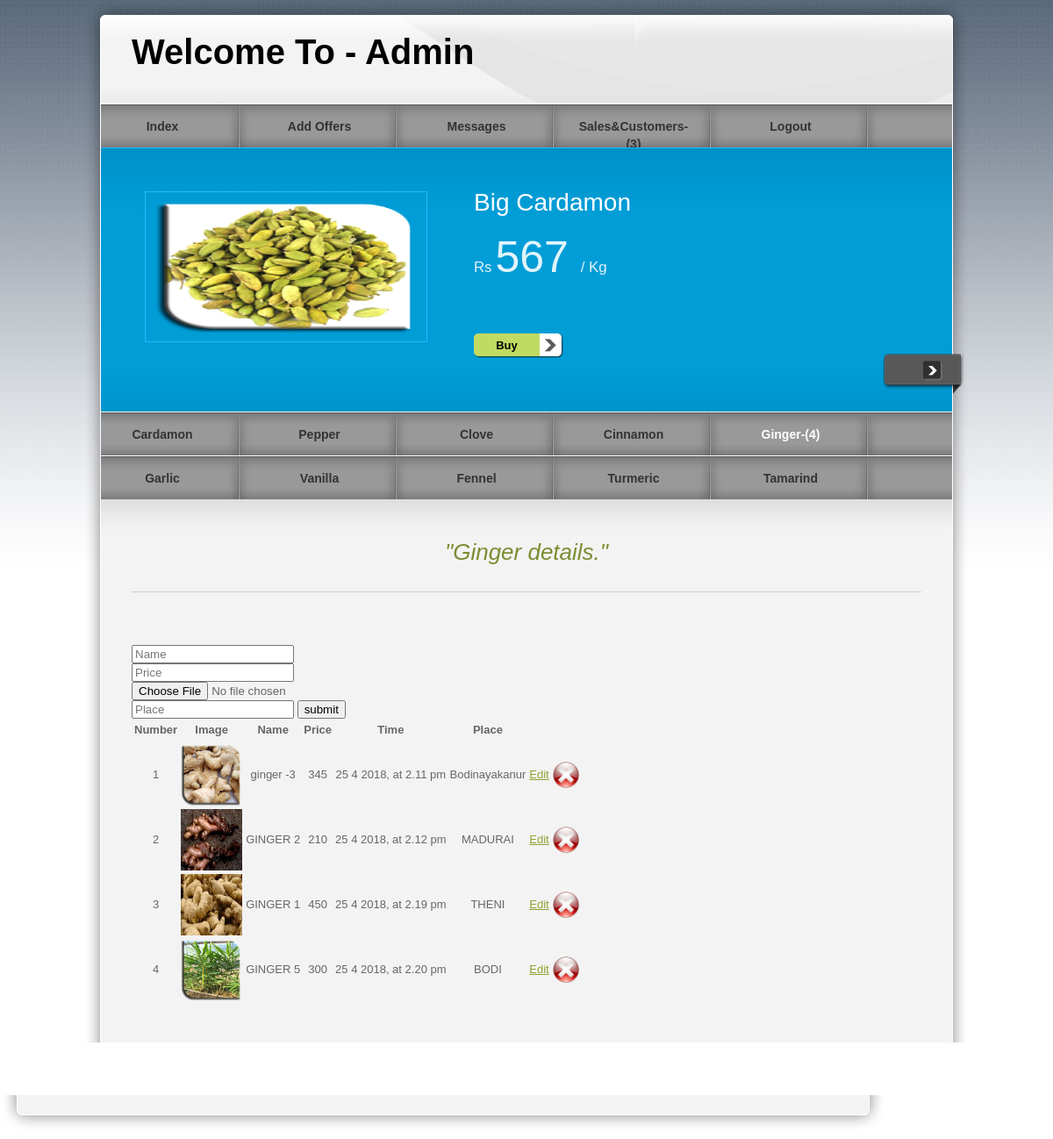
The page /pro/admin/ginger.php on the database its author committed.
### tables this page shows
CREATE TABLE IF NOT EXISTS `offer` (
  `number` int(11) NOT NULL,
  `name` varchar(50) NOT NULL,
  `image` text NOT NULL,
  `price` varchar(50) NOT NULL,
  `time` varchar(50) NOT NULL,
  `details` varchar(100) NOT NULL,
  PRIMARY KEY (`number`)
);

CREATE TABLE IF NOT EXISTS `ginger` (
  `number` int(11) NOT NULL AUTO_INCREMENT,
  `name` varchar(50) NOT NULL,
  `price` varchar(50) NOT NULL,
  `image` text NOT NULL,
  `time` varchar(50) NOT NULL,
  `place` varchar(55) NOT NULL,
  PRIMARY KEY (`number`)
);

### pro/admin/ginger.php (the view, shortened to what this page needs)
<!DOCTYPE html PUBLIC "-//W3C//DTD XHTML 1.0 Transitional//EN" "http://www.w3.org/TR/xhtml1/DTD/xhtml1-transitional.dtd">
<head>
<link href="../templatemo_style.css" rel="stylesheet" type="text/css" />
<link href="../css/jquery.ennui.contentslider.css" rel="stylesheet" type="text/css" media="screen,projection" />
</head>
<body>
<div id="templatemo_wrapper">
    <div id="templatemo_header">
        <div id="site_title">
            <h1>Welcome To - Admin</h1>
        </div>
    </div>
    <?php
$select=mysql_query("select * from pay where status=1 ");
   $view=mysql_num_rows($select);
   ?>
  	<div id="templatemo_menu">
        <ul>
            <li><a href="admin.php" >Index</a></li>
            <li><a href="offer.php">Add Offers</a></li>
            <li><a href="msg.php">Messages</a></li>
            <li><a href="customer.php">Sales&Customers-(<?php echo $view;?>)</a></li>
            <li><a href="../logout.php">Logout</a></li>
        </ul>
    </div>
    <div id="templatemo_banner">
                <div id="one" class="contentslider">
                    <div class="cs_wrapper">
                        <div class="cs_slider">
                            <div class="cs_article">
                            	<div class="slider_content_wrapper">
                            	 <?PHP
$select=mysql_query("select * from offer where number=1 ");
$row=mysql_fetch_array($select);
 ?>
                      				<div class="right">
                                        <h2><?php echo $row['name'];?> </h2><br/>
                                        <p><big>Rs</big> <span style="font-size:50px"><?php echo $row['price'];?></span> <big> / Kg</big></p><br/>
                                        <div class="button"><a href="#">Buy</a></div>
                                    </div>
                                  <div class="left">
                                  <img src="<?php echo $row['image']; ?>" alt="Image 01" />
                                    </div>
                                </div>
                            </div>
                        </div>
                    </div>
                </div>
        </div>
         <?php
$select=mysql_query("select * from ginger");
   $view=mysql_num_rows($select);
   ?>
        <div id="templatemo_menu">
        <ul>
            <li><a href="cardamon.php">Cardamon</a></li>
            <li><a href="pepper.php" >Pepper</a></li>
            <li><a href="clove.php">Clove</a></li>
            <li><a href="cinnamon.php">Cinnamon</a></li>
            <li><a href="ginger.php"class="current">Ginger-(<?php echo $view;?>)</a></li>
        </ul>
    </div>
    <div id="templatemo_menu">
        <ul>
            <li><a href="garlic.php" >Garlic</a></li>
            <li><a href="vanilla.php">Vanilla</a></li>
            <li><a href="fennel.php">Fennel</a></li>
            <li><a href="turmeric.php">Turmeric</a></li>
            <li><a href="tamarind.html">Tamarind</a></li>
        </ul>
    </div>
     <div id="templatemo_main"><span class="main_top"></span>
          <p class="welcome_text">&quot;Ginger details.&quot;</p>
<div class="form-group">
    <form id="form1" name="form1" method="post" action="" enctype="multipart/form-data" onSubmit="return(validate());">
     <div class="col-sm-2">
     <input type="text" name="name" id="name" class="form-control" placeholder="Name" required />
     <input type="text" name="price" id="price" class="form-control" placeholder="Price" required />
      <input type="file" name="image" id="image" tabindex="3" class="form-control" placeholder="Upload Photo" required/>
     <input type="text" name="place" id="place" class="form-control" placeholder="Place" required />
		 <input type="submit" name="button" value="submit" id="button" / onClick="time_get()"> </div>
		</form>
     </div>
   <table class="table">
   <thead>
      <tr>
         <th>Number</th>
         <th>Image</th>
         <th>Name</th>
                  <th>Price</th>
         <th>Time</th>
         <th>Place</th>
      </tr>
   </thead>
   <tbody>
      <tr class="danger">
 <?PHP
$select=mysql_query("select * from ginger ");
$view=mysql_num_rows($select);
 for($i=0;$i<$view;$i++)
 {
 ?><div class="table-responsive">
 <tr>
     <td align="center"><?php echo mysql_result($select,$i,"number");?></td>
        <td align="center">
        <img src="<?php echo mysql_result($select,$i,"image");?>" width="70" height="70" /></td>
    <td align="center"><?php echo mysql_result($select,$i,"name");?></td>
    <td align="center"><?php echo mysql_result($select,$i,"price");?></td>
    <td align="center"><?php echo mysql_result($select,$i,"time");?></td>
    <td align="center"><?php echo mysql_result($select,$i,"place");?></td>
        <td align="center"><a href="gingerupdate.php?edit=<?php echo mysql_result($select,$i,"number");?>">Edit</a>
    <td align="right"><a href="<?php $_SERVER['DOCUMENT_ROOT'];?>?del=<?php echo mysql_result($select,$i,"number");?>"><img src="../images/Close.ico" width="30" height="30"/></a>
    </td>
  </tr></center>
  <?PHP
  }
  ?>
</table>
</div>
        </div>
                   <div class="cleaner_h30"></div>
    <div id="templatemo_main_bottom"></div>
    <div id="templatemo_footer">
    </div>
</body>
</html>

### pro/templatemo_style.css (style rules this page uses)
body { margin: 0px; padding: 0px; color: #666; font-family: Helevetica,Arial,sans-serif; font-size: 13px; line-height:1.5em; background-color: #fff; background-attachment:fixed; background-image: url(images/templatemo_body.jpg); background-repeat: repeat-x; }
a, a:link, a:visited { color: #8da332; }
p { margin: 0px; padding: 0 0 10px 0; }
img { border: none; }
h1 { font-size: 40px; font-weight: bold; margin: 0 0 30px 0; padding: 5px 0; color: #000; }
h2 { font-size: 28px; font-weight: normal; line-height: 28px; margin: 0 0 30px 0; padding: 0; color: #000; }
.cleaner_h30 { clear: both; width:100%; height: 30px; }
.button a { clear: both; display: block; width: 75px; height: 24px; padding: 4px 27px 0 0; margin-top: 15px; background: url(images/templatemo_button.png) no-repeat; color: #000; font-weight: bold; text-align: center; text-decoration: none; }
#templatemo_wrapper { width: 1010px; margin: 0 auto; }
#templatemo_header { width: 900px; height: 68px; padding: 50px 55px 0; background: url(images/templatemo_header.png) no-repeat; }
#templatemo_header #site_title { float: left; width: 500px; padding: 0; }
#templatemo_header #site_title h1 { margin: 0; padding: 0; }
#templatemo_menu { width: 970px; height: 50px; padding: 0 20px; background: url(images/templatemo_menu.png) repeat-x; }
#templatemo_menu ul { margin: 0; padding: 0; list-style: none; }
#templatemo_menu ul li { padding: 0px; margin: 0px; display: inline; }
#templatemo_menu ul li a { float: left; display: block; width: 140px; height: 33px; padding: 17px 34px 0 0; margin: 0 5px 0 0 ; font-size: 14px; text-align: center; text-decoration: none; color: #333; font-weight: bold; outline: none; border: none; background: url(images/templatemo_menu_divider.png) right no-repeat; }
#templatemo_menu ul li a:hover, #templatemo_menu ul li .current { color: #fff; }
#templatemo_banner { clear: both; position: relative; width: 970px; height: 201px; padding: 50px 20px; background: url(images/templatemo_slider.png) no-repeat; }
#templatemo_main { position: relative; width: 900px; padding: 45px 55px; background: url(images/templatemo_content.png) repeat-y; }
#templatemo_main .main_top { position: absolute; top: 0; left: 20px; width: 970px; height: 45px; background: url(images/templatemo_content_top.png) no-repeat; }
#templatemo_main_bottom { width: 1010px; height: 40px; background: url(images/templatemo_content_bottom.png) no-repeat; }
.welcome_text { font-size: 26px; color: #7a8d31; font-style: italic; text-align: center; margin-bottom: 60px; padding-bottom: 30px; line-height: 30px; border-bottom: 1px solid #CCC; }
#templatemo_footer { width: 910px; padding: 0 30px 10px; text-align: center; color: #666; }

### rows shown on the page
offer: name "Big Cardamon", price "567", image (picture)
ginger: number "1", image (picture), name "ginger -3", price "345", time "25 4 2018, at 2.11 pm", place "Bodinayakanur"
ginger: number "2", image (picture), name "GINGER 2", price "210", time "25 4 2018, at 2.12 pm", place "MADURAI"
ginger: number "3", image (picture), name "GINGER 1", price "450", time "25 4 2018, at 2.19 pm", place "THENI"
ginger: number "4", image (picture), name "GINGER 5", price "300", time "25 4 2018, at 2.20 pm", place "BODI"

### other values the page prints
$view "3"
$view "4"
